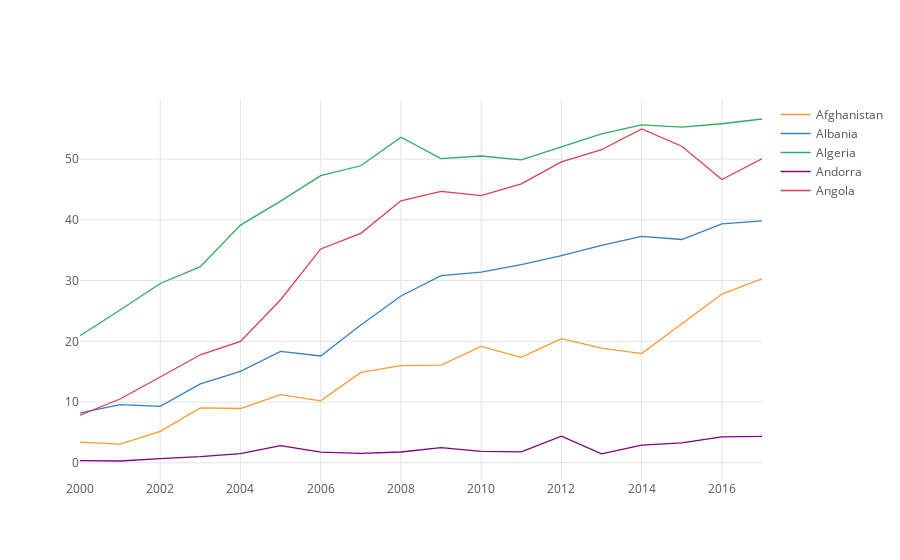

Source (notebook cell):
### Code cell
df = pd.read_csv('WITS-Partner-Timeseries (1).csv',encoding = "ISO-8859-1").drop(['Reporter Name', 'Trade Flow', 'Indicator'],axis=1).set_index('Partner Name')
df.head().T.iplot(theme='white')

### Figure 1 — Plotly figure (JSON) as saved in the notebook; plotly's stock layout.template omitted (floating-point values rounded to 4 significant figures)
{"data": [{"line": {"color": "rgba(255, 153, 51, 1.0)", "dash": "solid", "shape": "linear", "width": 1.3}, "mode": "lines", "name": "Afghanistan", "text": "", "type": "scatter", "uid": "0f0f2f7d-f943-4cc4-9c60-e5d8fc059324", "x": ["2000", "2001", "2002", "2003", "2004", "2005", "2006", "2007", "2008", "2009", "2010", "2011", "2012", "2013", "2014", "2015", "2016", "2017"], "y": [3.397, 3.068, 5.167, 9.041, 8.939, 11.21, 10.19, 14.87, 16.01, 16.09, 19.17, 17.35, 20.43, 18.88, 17.98, 22.81, 27.78, 30.3]}, {"line": {"color": "rgba(55, 128, 191, 1.0)", "dash": "solid", "shape": "linear", "width": 1.3}, "mode": "lines", "name": "Albania", "text": "", "type": "scatter", "uid": "52975348-98a7-4258-9369-ea2fd76356fa", "x": ["2000", "2001", "2002", "2003", "2004", "2005", "2006", "2007", "2008", "2009", "2010", "2011", "2012", "2013", "2014", "2015", "2016", "2017"], "y": [8.212, 9.579, 9.279, 12.98, 15.07, 18.34, 17.59, 22.68, 27.46, 30.82, 31.39, 32.61, 34.1, 35.79, 37.27, 36.77, 39.33, 39.83]}, {"line": {"color": "rgba(50, 171, 96, 1.0)", "dash": "solid", "shape": "linear", "width": 1.3}, "mode": "lines", "name": "Algeria", "text": "", "type": "scatter", "uid": "f72bbbef-81bb-477a-9fea-d11d62742ea5", "x": ["2000", "2001", "2002", "2003", "2004", "2005", "2006", "2007", "2008", "2009", "2010", "2011", "2012", "2013", "2014", "2015", "2016", "2017"], "y": [20.93, 25.15, 29.52, 32.29, 39.14, 43.09, 47.28, 48.91, 53.6, 50.08, 50.52, 49.88, 52.02, 54.17, 55.66, 55.29, 55.83, 56.61]}, {"line": {"color": "rgba(128, 0, 128, 1.0)", "dash": "solid", "shape": "linear", "width": 1.3}, "mode": "lines", "name": "Andorra", "text": "", "type": "scatter", "uid": "abe591b1-dce0-4755-b862-17bb8afed109", "x": ["2000", "2001", "2002", "2003", "2004", "2005", "2006", "2007", "2008", "2009", "2010", "2011", "2012", "2013", "2014", "2015", "2016", "2017"], "y": [0.3543, 0.2922, 0.6959, 1.012, 1.5, 2.825, 1.748, 1.536, 1.774, 2.494, 1.863, 1.801, 4.372, 1.47, 2.914, 3.271, 4.279, 4.355]}, {"line": {"color": "rgba(219, 64, 82, 1.0)", "dash": "solid", "shape": "linear", "width": 1.3}, "mode": "lines", "name": "Angola", "text": "", "type": "scatter", "uid": "11f5ccfd-156e-42f9-834e-21608568fd0c", "x": ["2000", "2001", "2002", "2003", "2004", "2005", "2006", "2007", "2008", "2009", "2010", "2011", "2012", "2013", "2014", "2015", "2016", "2017"], "y": [7.837, 10.5, 14.13, 17.79, 19.99, 26.86, 35.21, 37.78, 43.14, 44.69, 44.01, 45.94, 49.55, 51.55, 54.98, 52.13, 46.64, 50.06]}], "layout": {"autosize": true, "legend": {"bgcolor": "#FFFFFF", "font": {"color": "#4D5663"}}, "paper_bgcolor": "#FFFFFF", "plot_bgcolor": "#FFFFFF", "title": {"font": {"color": "#4D5663"}}, "xaxis": {"autorange": true, "gridcolor": "#E1E5ED", "range": [2000, 2017], "showgrid": true, "tickfont": {"color": "#4D5663"}, "title": {"font": {"color": "#4D5663"}, "text": ""}, "type": "linear", "zerolinecolor": "#E1E5ED"}, "yaxis": {"autorange": true, "gridcolor": "#E1E5ED", "range": [-2.837, 59.74], "showgrid": true, "tickfont": {"color": "#4D5663"}, "title": {"font": {"color": "#4D5663"}, "text": ""}, "type": "linear", "zerolinecolor": "#E1E5ED"}}}
